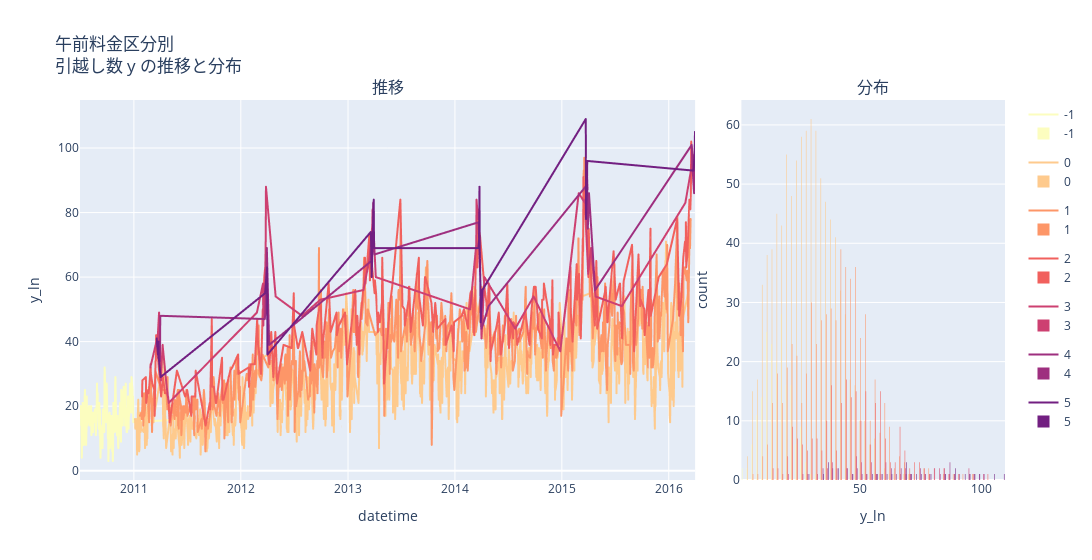

Notebook code for this chart:
### Markdown cell above
## 午前

### Code cell
graph_color = px.colors.sequential.Magma_r
# https://oeconomicus.jp/2021/07/plotly-color-scale/

# pandas にしてカテゴリ順を明示（数値をソート）
df = train.to_pandas()
cats = sorted(df["price_am"].unique().tolist())

# カラー列もカテゴリ数に合わせる
colors = graph_color[:len(cats)]

fig_time = px.line(
    df,
    x="datetime",
    y="y",
    color="price_am",
    category_orders={"price_am": cats},
    color_discrete_sequence=colors,
)

fig_hist = px.histogram(
    df,
    x="y",
    color="price_am",
    category_orders={"price_am": cats},
    color_discrete_sequence=colors,
)

from plotly.subplots import make_subplots

fig = make_subplots(
    rows=1, cols=2,
    horizontal_spacing=0.05,
    subplot_titles=("推移", "分布"),
    column_widths=[0.7, 0.3]
)

# 時系列のトレースを追加
for trace in fig_time.data:
    fig.add_trace(trace, row=1, col=1)

# ヒストグラムのトレースを追加
for trace in fig_hist.data:
    # trace.update(showlegend=False)
    fig.add_trace(trace, row=1, col=2)

fig.update_xaxes(title_text="datetime", row=1, col=1)
fig.update_yaxes(title_text="y", row=1, col=1)
fig.update_xaxes(title_text="y", row=1, col=2)
fig.update_yaxes(title_text="count", row=1, col=2)

fig.update_layout(
    width=1500,
    title_text="午前料金区分別<br>引越し数 y の推移と分布",
    showlegend=True
)

del df

fig.show()

### Figure 1 — Plotly figure (JSON) as saved in the notebook; plotly's stock layout.template omitted (floating-point values rounded to 4 significant figures; data arrays with more than 128 entries replaced by an {"elided": "..."} marker saying what was removed)
{"data": [{"hovertemplate": "price_am=-1<br>datetime=%{x}<br>y_ln=%{y}<extra></extra>", "legendgroup": "-1", "line": {"color": "#fcfdbf", "dash": "solid"}, "marker": {"symbol": "circle"}, "mode": "lines", "name": "-1", "showlegend": true, "type": "scattergl", "x": {"elided": "183 str values"}, "xaxis": "x", "y": {"elided": "183 int values"}, "yaxis": "y"}, {"hovertemplate": "price_am=0<br>datetime=%{x}<br>y_ln=%{y}<extra></extra>", "legendgroup": "0", "line": {"color": "#feca8d", "dash": "solid"}, "marker": {"symbol": "circle"}, "mode": "lines", "name": "0", "showlegend": true, "type": "scattergl", "x": {"elided": "944 str values"}, "xaxis": "x", "y": {"elided": "944 int values"}, "yaxis": "y"}, {"hovertemplate": "price_am=1<br>datetime=%{x}<br>y_ln=%{y}<extra></extra>", "legendgroup": "1", "line": {"color": "#fd9668", "dash": "solid"}, "marker": {"symbol": "circle"}, "mode": "lines", "name": "1", "showlegend": true, "type": "scattergl", "x": {"elided": "587 str values"}, "xaxis": "x", "y": {"elided": "587 int values"}, "yaxis": "y"}, {"hovertemplate": "price_am=2<br>datetime=%{x}<br>y_ln=%{y}<extra></extra>", "legendgroup": "2", "line": {"color": "#f1605d", "dash": "solid"}, "marker": {"symbol": "circle"}, "mode": "lines", "name": "2", "showlegend": true, "type": "scattergl", "x": {"elided": "250 str values"}, "xaxis": "x", "y": {"elided": "250 int values"}, "yaxis": "y"}, {"hovertemplate": "price_am=3<br>datetime=%{x}<br>y_ln=%{y}<extra></extra>", "legendgroup": "3", "line": {"color": "#cd4071", "dash": "solid"}, "marker": {"symbol": "circle"}, "mode": "lines", "name": "3", "showlegend": true, "type": "scattergl", "x": ["2011-02-26T00:00:00.000", "2011-03-19T00:00:00.000", "2011-03-21T00:00:00.000", "2011-03-22T00:00:00.000", "2011-03-28T00:00:00.000", "2011-03-29T00:00:00.000", "2011-04-03T00:00:00.000", "2011-04-09T00:00:00.000", "2011-04-23T00:00:00.000", "2011-04-30T00:00:00.000", "2012-02-25T00:00:00.000", "2012-03-17T00:00:00.000", "2012-03-18T00:00:00.000", "2012-03-20T00:00:00.000", "2012-03-22T00:00:00.000", "2012-03-26T00:00:00.000", "2012-03-27T00:00:00.000", "2012-04-29T00:00:00.000", "2012-07-28T00:00:00.000", "2012-09-29T00:00:00.000", "2013-02-23T00:00:00.000", "2013-03-16T00:00:00.000", "2013-03-25T00:00:00.000", "2013-03-26T00:00:00.000", "2013-04-06T00:00:00.000", "2014-02-22T00:00:00.000", "2014-03-15T00:00:00.000", "2014-03-16T00:00:00.000", "2014-03-21T00:00:00.000", "2014-03-24T00:00:00.000", "2014-04-02T00:00:00.000", "2014-04-12T00:00:00.000", "2014-07-26T00:00:00.000", "2014-09-27T00:00:00.000", "2014-12-27T00:00:00.000", "2015-02-28T00:00:00.000", "2015-03-21T00:00:00.000", "2015-03-22T00:00:00.000", "2015-04-01T00:00:00.000", "2015-04-11T00:00:00.000", "2015-04-26T00:00:00.000", "2015-07-25T00:00:00.000", "2016-02-27T00:00:00.000", "2016-03-19T00:00:00.000", "2016-03-21T00:00:00.000", "2016-03-24T00:00:00.000"], "xaxis": "x", "y": [32, 40, 39, 39, 49, 37, 28, 39, 26, 21, 49, 58, 45, 51, 49, 69, 88, 54, 48, 53, 56, 66, 76, 81, 60, 50, 70, 84, 78, 81, 41, 60, 44, 54, 37, 86, 83, 84, 61, 69, 54, 51, 83, 94, 100, 94], "yaxis": "y"}, {"hovertemplate": "price_am=4<br>datetime=%{x}<br>y_ln=%{y}<extra></extra>", "legendgroup": "4", "line": {"color": "#9e2f7f", "dash": "solid"}, "marker": {"symbol": "circle"}, "mode": "lines", "name": "4", "showlegend": true, "type": "scattergl", "x": ["2011-03-25T00:00:00.000", "2011-03-30T00:00:00.000", "2011-03-31T00:00:00.000", "2011-04-01T00:00:00.000", "2012-03-23T00:00:00.000", "2012-03-25T00:00:00.000", "2012-03-29T00:00:00.000", "2012-03-30T00:00:00.000", "2012-04-07T00:00:00.000", "2013-03-22T00:00:00.000", "2013-03-24T00:00:00.000", "2013-03-27T00:00:00.000", "2013-03-28T00:00:00.000", "2013-03-29T00:00:00.000", "2013-04-01T00:00:00.000", "2014-03-23T00:00:00.000", "2014-03-28T00:00:00.000", "2014-03-31T00:00:00.000", "2014-04-01T00:00:00.000", "2014-04-06T00:00:00.000", "2014-04-26T00:00:00.000", "2015-03-23T00:00:00.000", "2015-03-26T00:00:00.000", "2015-03-27T00:00:00.000", "2015-03-30T00:00:00.000", "2015-03-31T00:00:00.000", "2015-04-04T00:00:00.000", "2015-04-25T00:00:00.000", "2016-03-20T00:00:00.000", "2016-03-22T00:00:00.000", "2016-03-25T00:00:00.000", "2016-03-28T00:00:00.000", "2016-03-29T00:00:00.000"], "xaxis": "x", "y": [35, 38, 34, 48, 47, 49, 63, 69, 39, 65, 66, 74, 83, 71, 67, 77, 62, 53, 44, 45, 51, 88, 85, 95, 87, 75, 86, 56, 101, 96, 90, 86, 98], "yaxis": "y"}, {"hovertemplate": "price_am=5<br>datetime=%{x}<br>y_ln=%{y}<extra></extra>", "legendgroup": "5", "line": {"color": "#721f81", "dash": "solid"}, "marker": {"symbol": "circle"}, "mode": "lines", "name": "5", "showlegend": true, "type": "scattergl", "x": ["2011-03-20T00:00:00.000", "2011-03-23T00:00:00.000", "2011-03-24T00:00:00.000", "2011-03-26T00:00:00.000", "2011-03-27T00:00:00.000", "2011-04-02T00:00:00.000", "2012-03-24T00:00:00.000", "2012-03-31T00:00:00.000", "2012-04-01T00:00:00.000", "2013-03-20T00:00:00.000", "2013-03-21T00:00:00.000", "2013-03-23T00:00:00.000", "2013-03-30T00:00:00.000", "2013-03-31T00:00:00.000", "2014-03-22T00:00:00.000", "2014-03-25T00:00:00.000", "2014-03-26T00:00:00.000", "2014-03-27T00:00:00.000", "2014-03-29T00:00:00.000", "2014-03-30T00:00:00.000", "2014-04-05T00:00:00.000", "2015-03-24T00:00:00.000", "2015-03-25T00:00:00.000", "2015-03-28T00:00:00.000", "2015-03-29T00:00:00.000", "2016-03-26T00:00:00.000", "2016-03-27T00:00:00.000", "2016-03-30T00:00:00.000", "2016-03-31T00:00:00.000"], "xaxis": "x", "y": [41, 37, 36, 40, 35, 29, 55, 63, 36, 74, 71, 60, 84, 69, 69, 72, 88, 69, 58, 46, 56, 109, 78, 88, 96, 93, 94, 99, 105], "yaxis": "y"}, {"bingroup": "x", "hovertemplate": "price_am=-1<br>y_ln=%{x}<br>count=%{y}<extra></extra>", "legendgroup": "-1", "marker": {"color": "#fcfdbf", "pattern": {"shape": ""}}, "name": "-1", "orientation": "v", "showlegend": true, "type": "histogram", "x": {"elided": "183 int values"}, "xaxis": "x2", "yaxis": "y2"}, {"bingroup": "x", "hovertemplate": "price_am=0<br>y_ln=%{x}<br>count=%{y}<extra></extra>", "legendgroup": "0", "marker": {"color": "#feca8d", "pattern": {"shape": ""}}, "name": "0", "orientation": "v", "showlegend": true, "type": "histogram", "x": {"elided": "944 int values"}, "xaxis": "x2", "yaxis": "y2"}, {"bingroup": "x", "hovertemplate": "price_am=1<br>y_ln=%{x}<br>count=%{y}<extra></extra>", "legendgroup": "1", "marker": {"color": "#fd9668", "pattern": {"shape": ""}}, "name": "1", "orientation": "v", "showlegend": true, "type": "histogram", "x": {"elided": "587 int values"}, "xaxis": "x2", "yaxis": "y2"}, {"bingroup": "x", "hovertemplate": "price_am=2<br>y_ln=%{x}<br>count=%{y}<extra></extra>", "legendgroup": "2", "marker": {"color": "#f1605d", "pattern": {"shape": ""}}, "name": "2", "orientation": "v", "showlegend": true, "type": "histogram", "x": {"elided": "250 int values"}, "xaxis": "x2", "yaxis": "y2"}, {"bingroup": "x", "hovertemplate": "price_am=3<br>y_ln=%{x}<br>count=%{y}<extra></extra>", "legendgroup": "3", "marker": {"color": "#cd4071", "pattern": {"shape": ""}}, "name": "3", "orientation": "v", "showlegend": true, "type": "histogram", "x": [32, 40, 39, 39, 49, 37, 28, 39, 26, 21, 49, 58, 45, 51, 49, 69, 88, 54, 48, 53, 56, 66, 76, 81, 60, 50, 70, 84, 78, 81, 41, 60, 44, 54, 37, 86, 83, 84, 61, 69, 54, 51, 83, 94, 100, 94], "xaxis": "x2", "yaxis": "y2"}, {"bingroup": "x", "hovertemplate": "price_am=4<br>y_ln=%{x}<br>count=%{y}<extra></extra>", "legendgroup": "4", "marker": {"color": "#9e2f7f", "pattern": {"shape": ""}}, "name": "4", "orientation": "v", "showlegend": true, "type": "histogram", "x": [35, 38, 34, 48, 47, 49, 63, 69, 39, 65, 66, 74, 83, 71, 67, 77, 62, 53, 44, 45, 51, 88, 85, 95, 87, 75, 86, 56, 101, 96, 90, 86, 98], "xaxis": "x2", "yaxis": "y2"}, {"bingroup": "x", "hovertemplate": "price_am=5<br>y_ln=%{x}<br>count=%{y}<extra></extra>", "legendgroup": "5", "marker": {"color": "#721f81", "pattern": {"shape": ""}}, "name": "5", "orientation": "v", "showlegend": true, "type": "histogram", "x": [41, 37, 36, 40, 35, 29, 55, 63, 36, 74, 71, 60, 84, 69, 69, 72, 88, 69, 58, 46, 56, 109, 78, 88, 96, 93, 94, 99, 105], "xaxis": "x2", "yaxis": "y2"}], "layout": {"annotations": [{"font": {"size": 16}, "showarrow": false, "text": "推移", "x": 0.3325, "xanchor": "center", "xref": "paper", "y": 1, "yanchor": "bottom", "yref": "paper"}, {"font": {"size": 16}, "showarrow": false, "text": "分布", "x": 0.8575, "xanchor": "center", "xref": "paper", "y": 1, "yanchor": "bottom", "yref": "paper"}], "showlegend": true, "title": {"text": "午前料金区分別<br>引越し数 y の推移と分布"}, "width": 1500, "xaxis": {"anchor": "y", "domain": [0, 0.665], "title": {"text": "datetime"}}, "xaxis2": {"anchor": "y2", "domain": [0.715, 1], "title": {"text": "y_ln"}}, "yaxis": {"anchor": "x", "domain": [0, 1], "title": {"text": "y_ln"}}, "yaxis2": {"anchor": "x2", "domain": [0, 1], "title": {"text": "count"}}}}
